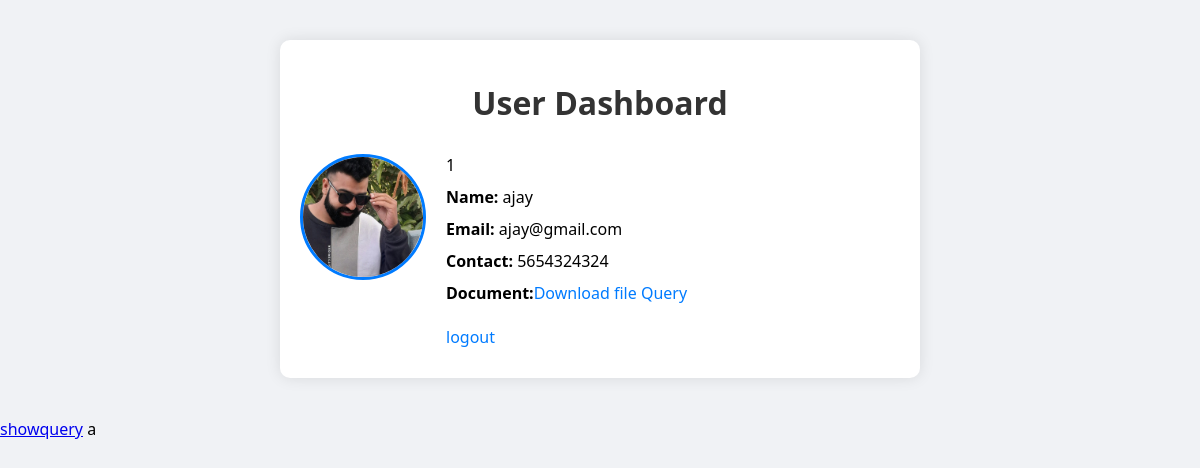
Page /showquery/1/ on the earlier database version.
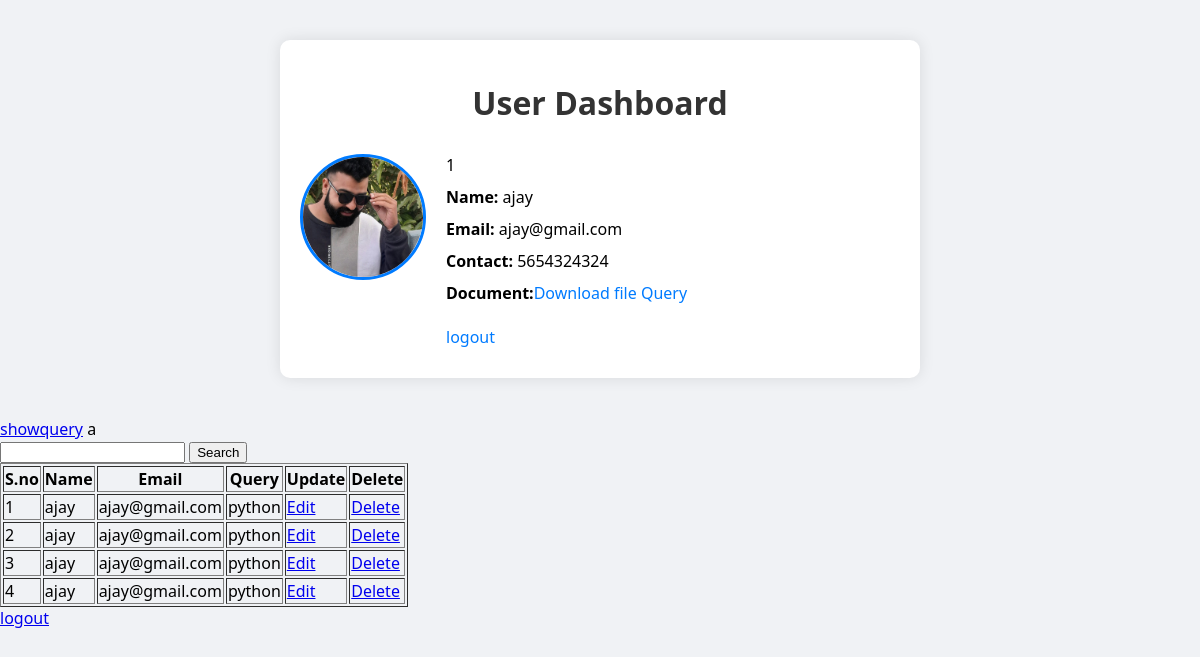
Same page on the later database version.
### app/models.py (models this page shows)
class Query1(models.Model):
    stu_name=models.CharField(max_length=70)
    stu_email=models.EmailField()
    stu_query=models.EmailField(max_length=70)

### app/views.py (the view)
# urls.py: path('showquery/<int:pk>/',views.showquery,name='showquery'),
def  showquery(request,pk):
    user = Student.objects.get(id=pk)
    e = user.stu_email
    print(e)
    all_query = Query1.objects.filter(stu_email=e)
    data = {'name':user.stu_name,
            'email':user.stu_email,
            'contact':user.stu_contact,
            'password':user.stu_password,
            'image':user.stu_image,
            'id':user.id}
    return render(request,'dasboard.html',{'data':data,'all_query':all_query})

### app/templates/dasboard.html (shortened to what this page needs)
<!DOCTYPE html>
{% load static %}
<html lang="en">
<head>
  <link rel="stylesheet" href="{% static 'style.css' %}" />
</head>
<body>
  {% block content %}
  {% if data %}
  <div class="dashboard">
    <h1>User Dashboard</h1>
    <div class="card">
      <div class="profile">
        <img src="{{data.image.url}}" alt="User Image" width="25% "  />
      </div>
      <div class="details">{{data.id}}
        <p><strong>Name:</strong> {{data.name}}</p>
        <p><strong>Email:</strong> {{data.email}}</p>
        <p><strong>Contact:</strong> {{data.contact}}</p>
        <p><strong>Document:</strong><a href="{{data.document.url}}" download >Download file</a>
        <a href="{% url 'query' pk=data.id %}">Query</a><br><br>
  <a href="{% url 'logout' %}">logout</a>
        </p>
      </div>
    </div>
  </div>
  {% endif %}
        <a href="{% url 'showquery' pk=data.id %}">showquery</a>
  a
  {% if all_query %}
  <form action="{% url 'Search' %}" method="post">
    <input type="search" name="search">
    <button type="submit">Search</button>
  </form>
  <table border="1">
    <tr>
      <th>S.no</th>
      <th>Name</th>
      <th>Email</th>
      <th>Query</th>
      <th>Update</th>
      <th>Delete</th>
    </tr>
    {% for i in all_query %}
    <tr>
      <td>{{i.id}}</td>
      <td>{{i.stu_name}}</td>
      <td>{{i.stu_email}}</td>
      <td>{{i.stu_query}}</td>
      <td><a href="{% url 'edit' pk=data.id pke=i.id %}">Edit</a></td>
      <td><a href="{% url 'delete' pk=data.id pke=i.id %}">Delete</a></td>
      {% endfor %}
</tr>
  </table>
  <a href="{% url 'logout' %}">logout</a>
  {% endif %}
  {% endblock %}
</body>
</html>

Differences in the rows shown:
added Query1: id "1", stu_name "ajay", stu_email "ajay@gmail.com", stu_query "python"
added Query1: id "2", stu_name "ajay", stu_email "ajay@gmail.com", stu_query "python"
added Query1: id "3", stu_name "ajay", stu_email "ajay@gmail.com", stu_query "python"
added Query1: id "4", stu_name "ajay", stu_email "ajay@gmail.com", stu_query "python"
Other differences:
text now shown: "Search S.no Name Email Query Update Delete logout"
